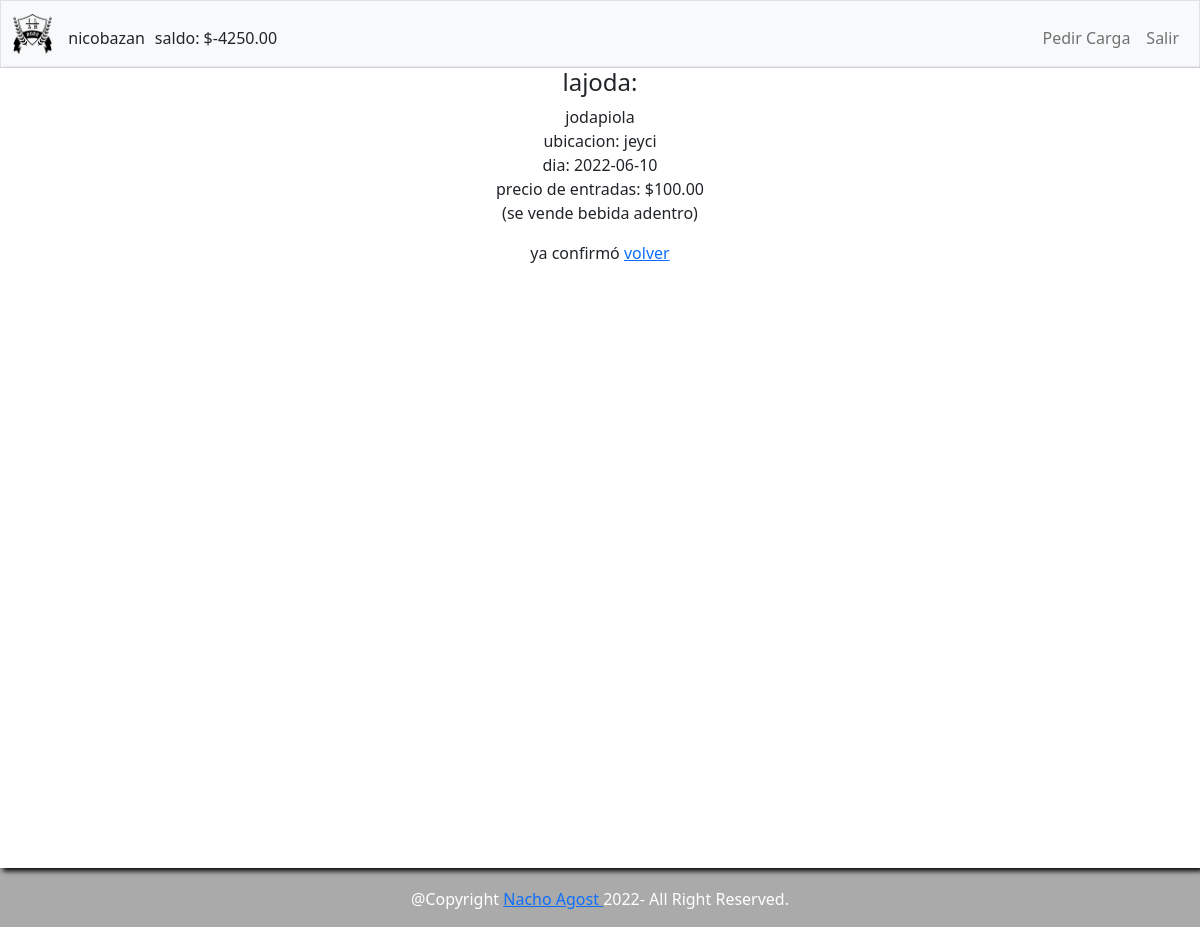
/jodas__alistarse?jodaid=6 (signed in), run on the app's committed database.
### tables this page shows
CREATE TABLE usuarios(
id INTEGER PRIMARY KEY AUTOINCREMENT NOT NULL,
nombre TEXT NOT NULL,
username TEXT NOT NULL,
password TEXT NOT NULL,
tipo VARCHAR(255) DEFAULT 'normal',
cash MONEY DEFAULT 0.00,
coins NUMERIC DEFAULT 0);

CREATE TABLE jodas (
jodaid INTEGER PRIMARY KEY AUTOINCREMENT NOT NULL,
autorid INTEGER,
nombre VARCHAR(255) DEFAULT 'joda utn',
descripcion TEXT,
ubicacion TEXT NOT NULL,
fecha DATE,
estado VARCHAR(255) DEFAULT 'debatida',
presupuesto MONEY NOT NULL,
capacidad NUMERIC,
precio MONEY DEFAULT 0,
sevende VARCHAR(255) 
);

### app.py (the view)
@app.route("/jodas__alistarse", methods=["GET", "POST"])
@login_required
def alistarse():
    if request.method == "POST":
        jodaid = request.form.get("jodaid")
        joda = db.execute(
            "SELECT capacidad , precio FROM jodas WHERE jodaid = ?", jodaid)[0]
        confirmados = len(db.execute(
            "SELECT * FROM listas WHERE jodaid = ?", jodaid))
        if confirmados >= joda["capacidad"]:
            flash("lista llena!")
            return redirect("/")
        userid = session.get("user_id")
        userdata = db.execute(
            "SELECT cash , tipo FROM usuarios WHERE id = ?", userid)[0]
        if userdata["cash"] < joda["precio"] and not userdata["tipo"] in ["PROMO", "ADMIN"]:
            flash("no tenés saldo suficiente!")
            return redirect("/")
        try:
            listaid = db.execute(
                "SELECT listaid FROM listas WHERE userid = ? AND jodaid = ?", userid, jodaid)[0]["listaid"]
        except:
            listaid = None
        if listaid != None:
            flash("ya esta en la lista")
            return redirect("/")
        if not userdata["tipo"] in ["PROMO", "ADMIN"]:
            userdata["cash"] -= joda["precio"]
            db.execute("UPDATE usuarios SET cash = ? WHERE id = ?",
                       userdata["cash"], userid)
        db.execute(
            "INSERT INTO listas (jodaid , userid ) VALUES ( ? , ? )", jodaid, userid)
        flash("confirmaste correctamente!")
        return redirect("/")
    else:
        if not request.args.get("jodaid"):
            flash("faltante: id de joda")
            return redirect("/")
        userdata = db.execute(
            "SELECT * FROM usuarios WHERE id = ?", session.get("user_id"))[0]
        jodaid = request.args.get("jodaid")
        try:
            confirmado = db.execute("SELECT userid FROM listas WHERE jodaid=? AND userid=? ", jodaid, userdata["id"])[0]["userid"]
            confirmado = "si"
        except:
            confirmado = "no"
        jodadata = db.execute(
            "SELECT jodaid, nombre, descripcion, ubicacion, fecha, precio, sevende FROM jodas WHERE jodaid = ?", jodaid)[0]
        return render_template("confirmarlista.html", userdata=userdata, jodadata=jodadata, confirmado = confirmado)

### helpers.py (called while the page is built)
def login_required(f):
    @wraps(f)
    def decorated_function(*args, **kwargs):
        if session.get("user_id") is None:
            flash("you need to log in")
            return redirect("/login")
        return f(*args, **kwargs)
    return decorated_function

### templates/confirmarlista.html (shortened to what this page needs)
{% extends "layout.html" %}
{% block main %}
    <h4>{{jodadata["nombre"]}}:</h4>
    <p>
        {{jodadata["descripcion"]}}<br>
        ubicacion: {{jodadata["ubicacion"]}}<br>
        dia: {{jodadata["fecha"]}}<br>
        precio de entradas: {{ "$%.2f"|format( jodadata["precio"]| float) }}<br>
        {% if jodadata["sevende"] == "Si" %} (se vende bebida adentro)<br>
        {% else %} (no se vende bebida adentro)<br>
        {% endif %}
    </p>
    {% if confirmado == "si": %}
        <span> ya confirmó</span>
        <a href="/"> volver</a>
    {% endif %}
{% endblock %}

### templates/layout.html (shortened to what this page needs)
<!DOCTYPE html>
<html lang="es">
    <head>
        <link href="https://cdn.jsdelivr.net/npm/bootstrap@5.1.3/dist/css/bootstrap.min.css" rel="stylesheet">
        <link href="/static/styles.css" rel="stylesheet">
    </head>
    <body>
        <nav class="bg-light border navbar navbar-expand-md navbar-light">
            <div class="container-fluid">
                <a class="navbar-brand" href="/"><img class="logo" src="/static/escudoutn.png"></a>
                <div class="collapse navbar-collapse" id="navbar">
                    {% if session["user_id"] %}
                        <ul class="navbar-nav me-auto mt-2">
                            <li class="nav-item username"> {{ userdata["username"] }}</li>
                            <li class="nav-item cash"> saldo: {{ "$%.2f"|format( userdata['cash']|float) }}</li>
                        </ul>
                        <ul class="navbar-nav ms-auto mt-2">
                            {% if userdata["tipo"] == "ADMIN"%}
                                <li class="nav-item"><a class="nav-link" href="/cargarplata">Cargar Saldo</a></li>
                            {% else %}
                                <li class="nav-item"><a class="nav-link" href="/pedircarga"> Pedir Carga</a></li>
                            {% endif%}
                            <li class="nav-item"><a class="nav-link" href="/logout">Salir</a></li>
                        </ul>
                    {% endif %}
                </div>
            </div>
        </nav>
        <main class="main-wrapper text-center">
            {% block main %}{% endblock %}
        </main>
        <footer class="footer">
            @Copyright <a href="https://www.instagram.com/nacho.agost/" target="_blank"> Nacho Agost </a> 2022- All Right Reserved.
        </footer>
    </body>
</html>

### static/styles.css (style rules this page uses)
html, body { margin:0px; padding:0; }
.main-wrapper { position:relative; padding-top:0; margin-bottom:4em; z-index:10; box-shadow: 3px 3px 5px #000000; background-color: #FFF; min-height:100vh; }
.logo { height:40px; }
.cash { position: relative; left:10px; }
.footer { width:100vw; height:5em; margin:0; padding-top:2.5em; position: fixed; bottom: 5px; background-color: #AAA; color: #FFF; text-align: center; z-index: 1; }

### data on the page
usuarios: username "nicobazan", cash "$-4250.00"
jodas: nombre "lajoda", descripcion "jodapiola", ubicacion "jeyci", fecha "2022-06-10", precio "$100.00"
